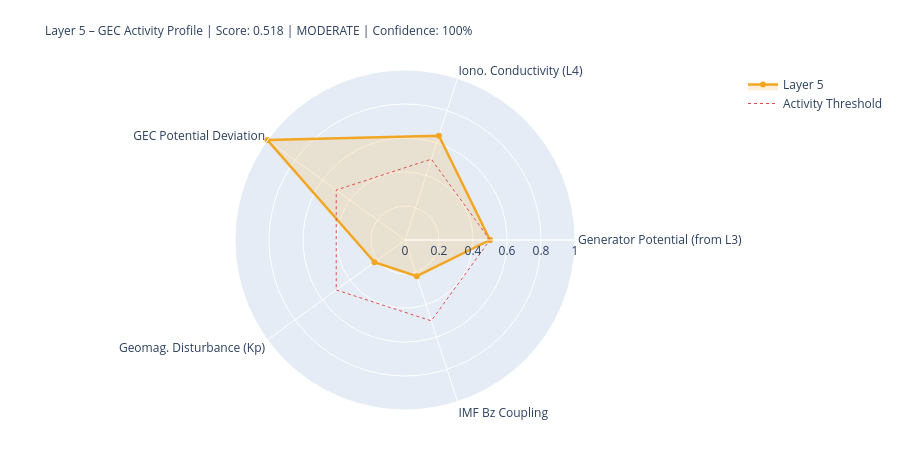

The cell this chart's notebook holds for it:
### Markdown cell above
---
## 5. State Assessment & Handoff to Layer 6

### Code cell
# ============================================================
# LAYER-5-SCORE
# ============================================================

# Components
# 1) Generator activity (Layer-3-driven)
gen_score = norm(generator_strength, 0.3, 2.0)
gen_src   = 'from_layer3' if l3_thunder_score is not None else 'estimated'

# 2) Ionospheric conductivity (Layer-4-driven)
iono_score = norm(iono_cond_factor, 0.7, 1.4)
iono_src   = 'from_layer4' if l4_ioniz is not None else 'estimated'

# 3) GEC potential deviation from reference
pot_score = norm(abs(delta_V_pct), 0, 30)  # 0 = at reference, 1 = 30% deviation
pot_src   = 'derived'

# 4) Geomagnetic disturbance (Kp) – modulates vertical currents
kp_score = norm(kp_val, 0, 9)
kp_src   = 'primary' if kp_now is not None else 'from_layer4'

# 5) IMF Bz coupling (southward = stronger M-I coupling → GEC influence)
bz_score = norm(-(bz_now or 0), -5, 30) if bz_now is not None else None
bz_src   = 'primary' if bz_now is not None else 'missing'

COMPONENTS = {
    'Generator Potential (from L3)':  {'score': gen_score,   'source': 'derived_from_layer3', 'dynamic': True},
    'Iono. Conductivity (L4)':      {'score': iono_score,  'source': iono_src, 'dynamic': True},
    'GEC Potential Deviation':      {'score': pot_score,   'source': pot_src,  'dynamic': True},
    'Geomag. Disturbance (Kp)':         {'score': kp_score,    'source': kp_src,   'dynamic': True},
    'IMF Bz Coupling':               {'score': bz_score,    'source': bz_src,   'dynamic': True},
}

available   = {k: v['score'] for k, v in COMPONENTS.items() if v['score'] is not None}
unavailable = [k for k, v in COMPONENTS.items() if v['score'] is None]
layer5_score = round(sum(available.values()) / len(available), 4) if available else None
confidence   = round(len(available) / len(COMPONENTS), 2)
level = ('unknown' if layer5_score is None
         else 'quiet'   if layer5_score < 0.3
         else 'moderate' if layer5_score < 0.6
         else 'active')
dominant_l5 = max(available, key=available.get) if available else 'none'

# Kp consistency: separate 1-min raw value from score value
kp_1m_raw   = kp_now          # directly from API (can be 0.0 during live measurement)
kp_for_score = kp_val          # from Layer-0 context or estimated value if needed
kp_score_src = kp_src

W = 68
print('=' * W)
print('LAYER 5 – GLOBAL ELECTRIC CIRCUIT – STATE ASSESSMENT')
print('=' * W)
for name, comp in COMPONENTS.items():
    s = comp['score']
    if s is not None:
        bar = '█' * int(s*20) + '░' * (20-int(s*20))
        print(f'  {name:<34} {bar}  {s:.3f}  [{comp["source"]}]')
    else:
        print(f'  {name:<34} {"─"*20}  n/a   [missing]')
print('-' * W)
print(f'  Score:         {layer5_score:.3f}  ({len(available)}/{len(COMPONENTS)} components)')
print(f'  Confidence:    {confidence:.0%}')
print(f'  Level:         {level.upper()}')
print(f'  Dominant:      {dominant_l5}')
print(f'  V_iono:        {V_iono_mod:.1f} kV  (Δ {delta_V_pct:+.1f}% vs. Ref)')
print(f'  I_total:       {I_total_mod:.1f} A   (Δ {delta_I_pct:+.1f}% vs. Ref)')
print('=' * W)

# Radar
cats   = list(available.keys())
vals_r = list(available.values())
if len(cats) >= 3:
    fig = go.Figure()
    fig.add_trace(go.Scatterpolar(
        r=vals_r + [vals_r[0]], theta=cats + [cats[0]],
        fill='toself', fillcolor='rgba(242,166,35,0.18)',
        line=dict(color='#F2A623', width=2.5), name='Layer 5'
    ))
    fig.add_trace(go.Scatterpolar(
        r=[0.5]*(len(cats)+1), theta=cats+[cats[0]],
        line=dict(color='#E24B4A', dash='dot', width=1),
        mode='lines', name='Activity Threshold'
    ))
    fig.update_layout(
        title=dict(
            text=f'Layer 5 – GEC Activity Profile | Score: {layer5_score:.3f} | {level.upper()} | Confidence: {confidence:.0%}',
            font=dict(size=12)
        ),
        polar=dict(radialaxis=dict(visible=True, range=[0,1])),
        height=450, showlegend=True,
        margin=dict(l=80, r=80, t=70, b=40)
    )
    fig.show()

### Figure 1 — Plotly figure (JSON) as saved in the notebook; plotly's stock layout.template omitted (floating-point values rounded to 4 significant figures)
{"data": [{"fill": "toself", "fillcolor": "rgba(242,166,35,0.18)", "line": {"color": "#F2A623", "width": 2.5}, "name": "Layer 5", "r": [0.5, 0.6454, 1.0, 0.2222, 0.2237, 0.5], "theta": ["Generator Potential (from L3)", "Iono. Conductivity (L4)", "GEC Potential Deviation", "Geomag. Disturbance (Kp)", "IMF Bz Coupling", "Generator Potential (from L3)"], "type": "scatterpolar"}, {"line": {"color": "#E24B4A", "dash": "dot", "width": 1}, "mode": "lines", "name": "Activity Threshold", "r": [0.5, 0.5, 0.5, 0.5, 0.5, 0.5], "theta": ["Generator Potential (from L3)", "Iono. Conductivity (L4)", "GEC Potential Deviation", "Geomag. Disturbance (Kp)", "IMF Bz Coupling", "Generator Potential (from L3)"], "type": "scatterpolar"}], "layout": {"height": 450, "margin": {"b": 40, "l": 80, "r": 80, "t": 70}, "polar": {"radialaxis": {"range": [0, 1], "visible": true}}, "showlegend": true, "title": {"font": {"size": 12}, "text": "Layer 5 – GEC Activity Profile | Score: 0.518 | MODERATE | Confidence: 100%"}}}
